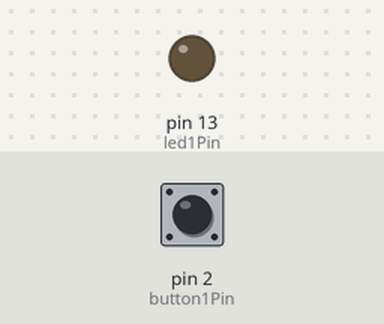
Bench run of a sketch on a simulated Arduino Uno, built with avr-gcc and run on an emulated ATmega328P. On the bench: output pins drawn as LEDs (lit = HIGH). Inputs (shaded band) come from the test bench; at power-on: pin 2 (button1Pin) HIGH.

Above: at 1.2 s.
1.3 s: pin 2 (button1Pin) pulled LOW for 0.15 s
At 1.9 s:
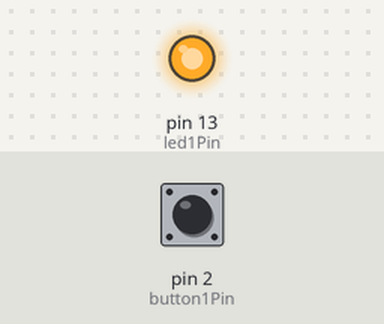
2.9 s: pin 2 (button1Pin) pulled LOW for 1 s
At 4.3 s:
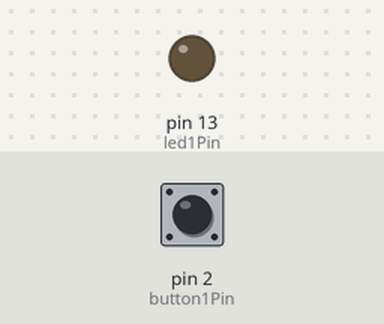
5.4 s: pin 2 (button1Pin) pulled LOW for 3.2 s
At 6.2 s:
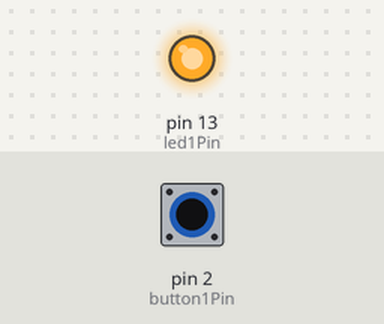
Timing chart, 0 to 8.4 s (numbered marks = the images above; inputs shaded):
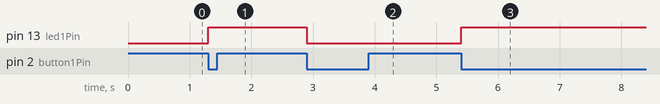

Measured:
- after the input at 1.3 s, pin 13 (led1Pin): LOW → HIGH at once
- after the input at 2.9 s, pin 13 (led1Pin): HIGH → LOW at once
- after the input at 5.4 s, pin 13 (led1Pin): LOW → HIGH at once

The sketch:

toggleSwitch_simple-working.ino
```cpp
//global varibles for output leds//
//led output pins
const int led1Pin = 13;

//this bool will track the state of the LED in the software as TRUE or FALSE
bool led1State = 0;

//global variables for buttons//
//button pin numbers
const int button1Pin = 2;

//tracks the previous readings of the buttons
int button1LastRead = 1;

void setup() {
  pinMode(led1Pin, OUTPUT);
  pinMode(button1Pin, INPUT);
}

void loop() {
  //read the button into the local variable (int)buttonState
  int button1Read = digitalRead(button1Pin);

  //is the button read different from last read?
  if (button1Read != button1LastRead) {
    //if so, check to see if it is LOW
    if (button1Read == 0) {
      //if so, toggle the ledState
      led1State = !led1State;
    }
  }

  //set the ledState
  digitalWrite(led1Pin, led1State);

  //save the buttonRead for next time around
  button1LastRead = button1Read;
}
```
